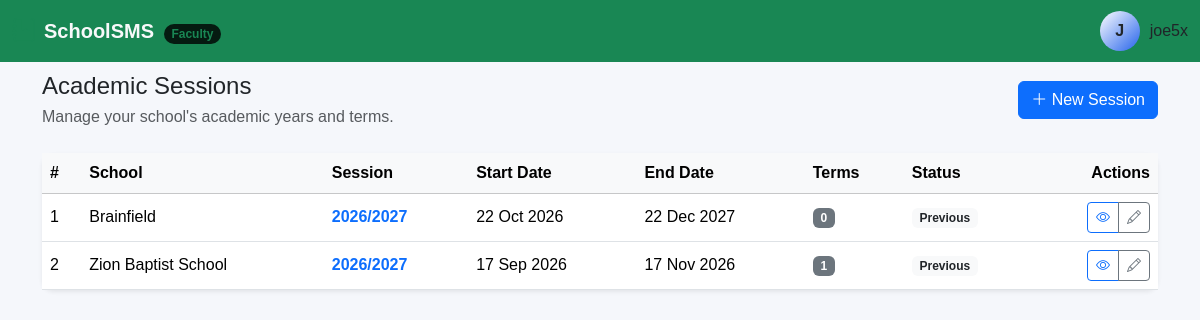
Screenshot of /academics/sessions/ (signed in) with the database file from the repository.
### accounts/models.py (models this page shows, shortened)
class User(AbstractUser):
    class Role(models.TextChoices):
        SUPER_ADMIN = (
            "super_admin",
            "Super Administrator",
        )
        SCHOOL_ADMIN = (
            "school_admin",
            "School Administrator",
        )
        PRINCIPAL = (
            "principal",
            "Principal",
        )
        VICE_PRINCIPAL = (
            "vice_principal",
            "Vice Principal",
        )
        HEAD_TEACHER = (
            "head_teacher",
            "Head Teacher",
        )
        TEACHER = (
            "teacher",
            "Teacher",
        )
        FORM_TEACHER = (
            "form_teacher",
            "Form Teacher",
        )
        BURSAR = (
            "bursar",
            "Bursar",
        )
        ACCOUNTANT = (
            "accountant",
            "Accountant",
        )
        REGISTRAR = (
            "registrar",
            "Registrar",
        )
        STUDENT = (
            "student",
            "Student",
        )
        PARENT = (
            "parent",
            "Parent/Guardian",
        )
    school = models.ForeignKey(
        "schools.School",
        on_delete=models.SET_NULL,
        null=True,
        blank=True,
        related_name="users",
    )
    role = models.CharField(
        max_length=30,
        choices=Role.choices,
        default=Role.TEACHER,
    )
    phone = models.CharField(
        max_length=20,
        blank=True,
    )
    staff_id = models.CharField(
        max_length=50,
        null=True,
        blank=True,
    )
    profile_photo = models.ImageField(
        upload_to="accounts/profiles/",
        blank=True,
        null=True,
    )
    address = models.TextField(
        blank=True,
    )
    date_of_birth = models.DateField(
        blank=True,
        null=True,
    )
    is_verified = models.BooleanField(
        default=False,
    )
    created_at = models.DateTimeField(
        auto_now_add=True,
    )
    updated_at = models.DateTimeField(
        auto_now=True,
    )
    class Meta:
        ordering = [
            "first_name",
            "last_name",
        ]
        constraints = [
            models.UniqueConstraint(
                fields=[
                    "school",
                    "staff_id",
                ],
                condition=Q(
                    staff_id__isnull=False,
                ),
                name="unique_staff_id_per_school",
            ),
        ]

### academics/models.py (models this page shows, shortened)
class AcademicSession(models.Model):
    school = models.ForeignKey(
        "schools.School",
        on_delete=models.CASCADE,
        related_name="academic_sessions",
    )
    name = models.CharField(
        max_length=20,
        help_text="Example: 2026/2027",
    )
    start_date = models.DateField()
    end_date = models.DateField()
    is_current = models.BooleanField(
        default=False,
    )
    created_at = models.DateTimeField(
        auto_now_add=True,
    )
    updated_at = models.DateTimeField(
        auto_now=True,
    )
    class Meta:
        ordering = ["-start_date"]
        constraints = [
            models.UniqueConstraint(
                fields=[
                    "school",
                    "name",
                ],
                name="unique_school_academic_session",
            ),
        ]

### schools/models.py (models this page shows, shortened)
class School(models.Model):
    name = models.CharField(
        max_length=255,
    )
    short_name = models.CharField(
        max_length=50,
        blank=True,
    )
    address = models.TextField()
    phone = models.CharField(
        max_length=30,
        blank=True,
    )
    email = models.EmailField(
        blank=True,
    )
    website = models.URLField(
        blank=True,
    )
    logo = models.ImageField(
        upload_to="schools/logos/",
        blank=True,
        null=True,
        validators=[
            FileExtensionValidator(
                allowed_extensions=[
                    "jpg",
                    "jpeg",
                    "png",
                    "webp",
                ]
            )
        ],
    )
    motto = models.CharField(
        max_length=255,
        blank=True,
    )
    principal_name = models.CharField(
        max_length=150,
        blank=True,
    )
    principal_signature = models.ImageField(
        upload_to="schools/signatures/",
        blank=True,
        null=True,
        validators=[
            FileExtensionValidator(
                allowed_extensions=[
                    "jpg",
                    "jpeg",
                    "png",
                    "webp",
                ]
            )
        ],
    )
    principal_stamp = models.ImageField(
        upload_to="schools/stamps/",
        blank=True,
        null=True,
        validators=[
            FileExtensionValidator(
                allowed_extensions=[
                    "jpg",
                    "jpeg",
                    "png",
                    "webp",
                ]
            )
        ],
    )
    is_active = models.BooleanField(
        default=True,
    )
    created_at = models.DateTimeField(
        auto_now_add=True,
    )
    updated_at = models.DateTimeField(
        auto_now=True,
    )
    class Meta:
        ordering = ["name"]

### academics/views.py (the view)
@login_required
def session_list(request):
    sessions = (
        AcademicSession.objects
        .select_related("school")
        .prefetch_related("terms")
        .all()
    )
    return render(
        request,
        "academics/session_list.html",
        {
            "sessions": sessions,
        },
    )

### templates/academics/session_list.html (shortened to what this page needs)
{% extends "base.html" %}
{% block content %}
<div class="container">
    <div class="d-flex justify-content-between align-items-center mb-4 pt-4">
        <div>
            <h4 class="mb-1">
                Academic Sessions
            </h4>
            <p class="text-muted mb-0">
                Manage your school's academic years and terms.
            </p>
        </div>
        <a
            href="{% url 'academics:session_create' %}"
            class="btn btn-primary"
        >
            <i class="bi bi-plus-lg"></i>
            New Session
        </a>
    </div>
    <div class="card border-0 shadow-sm">
        <div class="card-body p-0">
            {% if sessions %}
                <div class="table-responsive">
                    <table class="table table-hover align-middle mb-0">
                        <thead class="table-light">
                            <tr>
                                <th>#</th>
                                <th>School</th>
                                <th>Session</th>
                                <th>Start Date</th>
                                <th>End Date</th>
                                <th>Terms</th>
                                <th>Status</th>
                                <th class="text-end">
                                    Actions
                                </th>
                            </tr>
                        </thead>
                        <tbody>
                            {% for session in sessions %}
                                <tr>
                                    <td>
                                        {{ forloop.counter }}
                                    </td>
                                    <td>
                                        {{ session.school.name }}
                                    </td>
                                    <td>
                                        <a
                                            href="{% url 'academics:session_detail' session.pk %}"
                                            class="fw-semibold text-decoration-none"
                                        >
                                            {{ session.name }}
                                        </a>
                                    </td>
                                    <td>
                                        {{ session.start_date|date:"d M Y" }}
                                    </td>
                                    <td>
                                        {{ session.end_date|date:"d M Y" }}
                                    </td>
                                    <td>
                                        <span class="badge text-bg-secondary">
                                            {{ session.terms.count }}
                                        </span>
                                    </td>
                                    <td>
                                        {% if session.is_current %}
                                            <span class="badge text-bg-success">
                                                Current
                                            </span>
                                        {% else %}
                                            <span class="badge text-bg-light text-dark">
                                                Previous
                                            </span>
                                        {% endif %}
                                    </td>
                                    <td class="text-end">
                                        <div class="btn-group">
                                            <a
                                                href="{% url 'academics:session_detail' session.pk %}"
                                                class="btn btn-sm btn-outline-primary"
                                            >
                                                <i class="bi bi-eye"></i>
                                            </a>
                                            <a
                                                href="{% url 'academics:session_update' session.pk %}"
                                                class="btn btn-sm btn-outline-secondary"
                                            >
                                                <i class="bi bi-pencil"></i>
                                            </a>
                                        </div>
                                    </td>
                                </tr>
                            {% endfor %}
                        </tbody>
                    </table>
                </div>
            {% endif %}
        </div>
    </div>
</div>
{% endblock %}

### templates/base.html (shortened to what this page needs)
{% load static %}
<!DOCTYPE html>
<html lang="en">
<head>
    <link
        href="https://cdn.jsdelivr.net/npm/bootstrap@5.3.3/dist/css/bootstrap.min.css"
        rel="stylesheet"
    >
    <link
        href="https://cdn.jsdelivr.net/npm/bootstrap-icons@1.11.3/font/bootstrap-icons.css"
        rel="stylesheet"
    >
     <link
     rel="stylesheet"
     href="{% static 'css/sms.css' %}"
    >
</head>
<body>
    <nav class="navbar fixed-top bg-success" data-bs-theme="dark">
    <div class="container-fluid d-flex justify-content-between align-items-center">
        {% if request.user.role == 'super_admin' %}
            <a class="navbar-brand d-flex align-items-center gap-2 fw-bold text-light text-decoration-none" href="/admin/">
                <i class="bi bi-shield-lock-fill text-danger fs-4"></i>
                <span>SchoolSMS <span class="badge bg-danger-subtle text-danger rounded-pill fs-8 ms-1">Root</span></span>
            </a>
        {% elif request.user.role == 'head_teacher' or request.user.role == 'teacher' or request.user.role == 'form_teacher' %}
            <a class="navbar-brand d-flex align-items-center gap-2 fw-bold text-light text-decoration-none" href="{% url 'dashboard:dashboard' %}">
                <i class="bi bi-journal-bookmark-fill text-success fs-4"></i>
                <span>SchoolSMS <span class="badge bg-success-subtle text-success rounded-pill fs-8 ms-1">Faculty</span></span>
            </a>
        {% elif request.user.role == 'bursar' or request.user.role == 'accountant' %}
            <a class="navbar-brand d-flex align-items-center gap-2 fw-bold text-light text-decoration-none" href="{% url 'dashboard:dashboard' %}">
                <i class="bi bi-wallet2 text-warning fs-4"></i>
                <span>SchoolSMS <span class="badge bg-warning-subtle text-warning rounded-pill fs-8 ms-1">Finance</span></span>
            </a>
        {% elif request.user.role == 'parent' %}
            <a class="navbar-brand d-flex align-items-center gap-2 fw-bold text-light text-decoration-none" href="{% url 'dashboard:dashboard' %}">
                <i class="bi bi-people-fill text-light fs-4"></i>
                <span>SchoolSMS <span class="badge bg-light text-light rounded-pill fs-8 ms-1">Parent Portal</span></span>
            </a>
        {% else %}
            <a class="navbar-brand d-flex align-items-center gap-2 fw-bold text-light text-decoration-none" href="{% url 'dashboard:dashboard' %}">
                <i class="bi bi-mortarboard-fill text-primary fs-4"></i>
                <span>SchoolSMS</span>
            </a>
        {% endif %}
        <div class="d-flex gap-2">
            <div class="user-profile">
                <div class="avatar">
                    {{ user.username|first|upper }}
                </div>
                <span>
                    {{ user.username }}
                </span>
            </div>
        </div>
    </div>
</nav>
<div class="container-fluid pt-4 mt-4">
</div>
{% block content %}
{% endblock %}
</body>
</html>

### templates/base.html (style rules this page uses)
:root { --bg: #0b0b12; --sidebar: #11111a; --card: #151520; --border: #262638; --text: #ffffff; --muted: #fff; --primary: #ffffff; --secondary: #2563eb; }
body { background: #f5f7fb; font-family: Arial, sans-serif; }
.card { border: 0; border-radius: 12px; box-shadow: 0 2px 10px rgba(0, 0, 0, 0.05); }
.table th { white-space: nowrap; }
.fs-8 { font-size: 0.75rem; }
.user-profile { display: flex; align-items: center; gap: 10px; }
.avatar { width: 40px; height: 40px; display: flex; justify-content: center; align-items: center; border-radius: 50%; background: linear-gradient( 135deg, var(--primary), var(--secondary) ); font-weight: bold; }

### rows the page displays
User: username|first "J", username "joe5x"
AcademicSession: school.name "Brainfield", name "2026/2027", start_date "22 Oct 2026", end_date "22 Dec 2027", terms.count "0", is_current "Previous"
AcademicSession: school.name "Zion Baptist School", name "2026/2027", start_date "17 Sep 2026", end_date "17 Nov 2026", terms.count "1", is_current "Previous"
